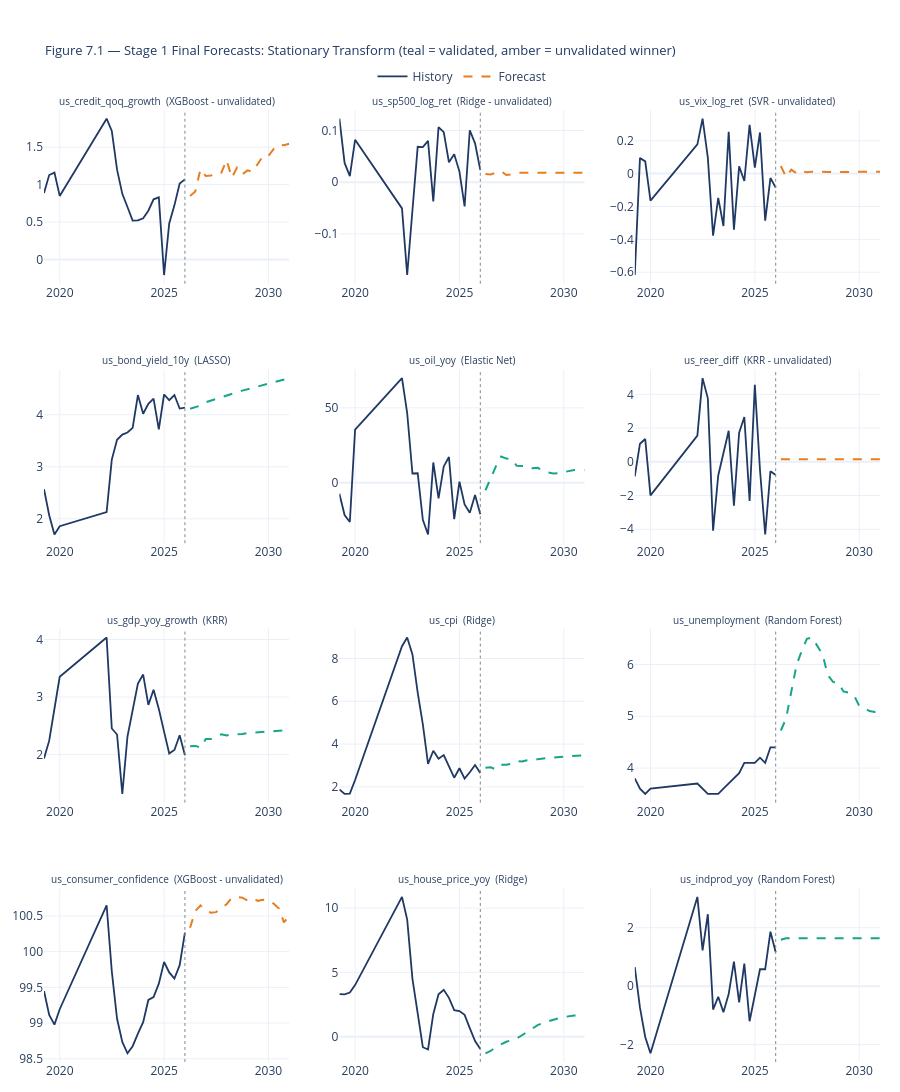

The cell this chart's notebook holds for it:
### Markdown cell above
## Section 7b — Visualising the 20-Quarter Forecast
___

History plus forecast continuation for all twelve variables, shown in both the
stationary-transformed form actually produced by the recursive forecast (Figure 7.1)
and the back-transformed level form from Section 7 (Figure 7.2). Unvalidated winners
(Table 5.3) are drawn in amber rather than teal as a visual carry-through of the same
flag used in Tables 6.1, 7.1, and 8.1/8.2.

These figures are the visual counterpart to the qualitative notes above — in
particular, the near-flat `us_reer_diff` and `us_indprod_yoy`/`us_consumer_confidence`
saturation, and the `us_oil_yoy`/`us_unemployment` recursive drift, should all be
directly visible here.

### Code cell
# ─────────────────────────────────────────────────────────────────────────────
# Section 7b — Visualising the 20-Quarter Forecast
# ─────────────────────────────────────────────────────────────────────────────

# ── 7b.1 Stationary-transform forecast — history + forecast continuation ──
n_vars = len(VARIABLES)
n_cols = 3
n_rows = int(np.ceil(n_vars / n_cols))


fig = make_subplots(
    rows=n_rows, cols=n_cols,
    subplot_titles=[f'{v}  ({winner_dict[v]}{"" if validated_dict[v] else " - unvalidated"})'
                 for v in VARIABLES],
    vertical_spacing=0.09, horizontal_spacing=0.06
)

for i, var_name in enumerate(VARIABLES):
    row, col  = i // n_cols + 1, i % n_cols + 1
    history   = excl_dict[var_name].iloc[-20:]   # last 5 years of history for context
    forecast  = forecast_dict[var_name]
    validated = validated_dict[var_name]
    line_color = TEAL if validated else AMBER

    fig.add_trace(go.Scatter(x=history.index, y=history.values, mode='lines',
        line=dict(color=NAVY, width=1.8), showlegend=(i == 0), name='History'),
        row=row, col=col)
    fig.add_trace(go.Scatter(x=forecast.index, y=forecast.values, mode='lines',
        line=dict(color=line_color, width=2, dash='dash'),
        showlegend=(i == 0), name='Forecast'), row=row, col=col)
    fig.add_vline(x=history.index.max(), line_dash='dot', line_color=GREY, line_width=1,
        row=row, col=col)

fig.update_layout(
    title=dict(text='Figure 7.1 \u2014 Stage 1 Final Forecasts: Stationary Transform '
                     '(teal = validated, amber = unvalidated winner)',
               font=dict(size=13, color=NAVY)),
    template=TEMPLATE,
    height=280 * n_rows,
    legend=dict(orientation='h', yanchor='bottom', y=1.02, xanchor='center', x=0.5),
    margin=dict(t=110, b=30, l=40, r=20)
)
fig.update_annotations(font_size=10)
fig.show()
